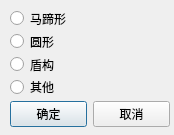
<?xml version="1.0" encoding="UTF-8"?>
<ui version="4.0">
 <class>TunnelTypeDialog</class>
 <widget class="QDialog" name="TunnelTypeDialog">
  <property name="geometry">
   <rect>
    <x>0</x>
    <y>0</y>
    <width>174</width>
    <height>135</height>
   </rect>
  </property>
  <property name="windowTitle">
   <string>请选择隧道类型</string>
  </property>
  <widget class="QWidget" name="">
   <property name="geometry">
    <rect>
     <x>10</x>
     <y>10</y>
     <width>160</width>
     <height>117</height>
    </rect>
   </property>
   <layout class="QVBoxLayout" name="verticalLayout_2">
    <item>
     <layout class="QVBoxLayout" name="verticalLayout">
      <item>
       <widget class="QRadioButton" name="radioButton">
        <property name="text">
         <string>马蹄形</string>
        </property>
       </widget>
      </item>
      <item>
       <widget class="QRadioButton" name="radioButton_2">
        <property name="text">
         <string>圆形</string>
        </property>
       </widget>
      </item>
      <item>
       <widget class="QRadioButton" name="radioButton_3">
        <property name="text">
         <string>盾构</string>
        </property>
       </widget>
      </item>
      <item>
       <widget class="QRadioButton" name="radioButton_4">
        <property name="text">
         <string>其他</string>
        </property>
       </widget>
      </item>
     </layout>
    </item>
    <item>
     <layout class="QHBoxLayout" name="horizontalLayout">
      <item>
       <widget class="QPushButton" name="pushButton_ok">
        <property name="text">
         <string>确定</string>
        </property>
       </widget>
      </item>
      <item>
       <widget class="QPushButton" name="pushButton_cancel">
        <property name="text">
         <string>取消</string>
        </property>
       </widget>
      </item>
     </layout>
    </item>
   </layout>
  </widget>
 </widget>
 <resources/>
 <connections/>
</ui>
